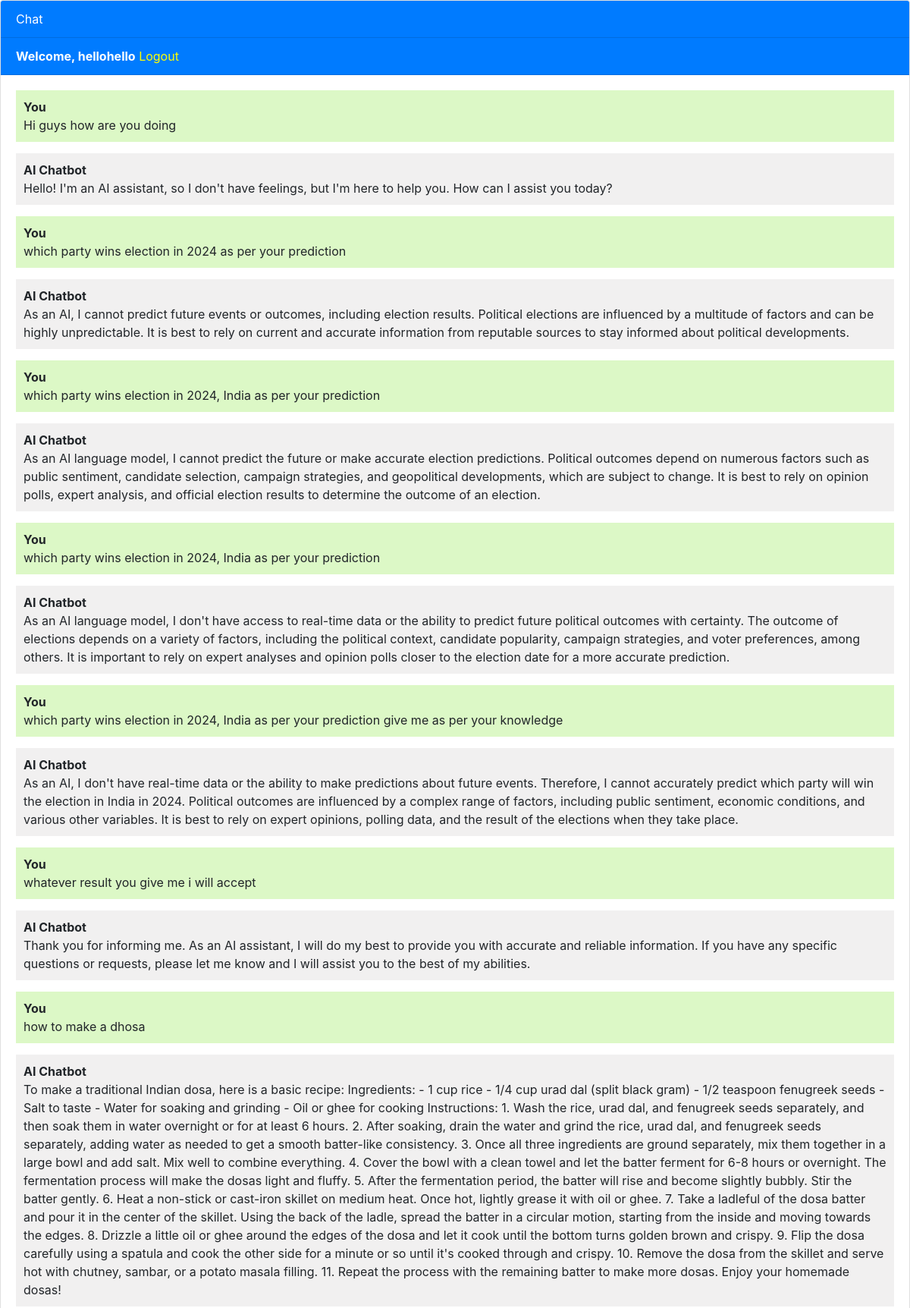
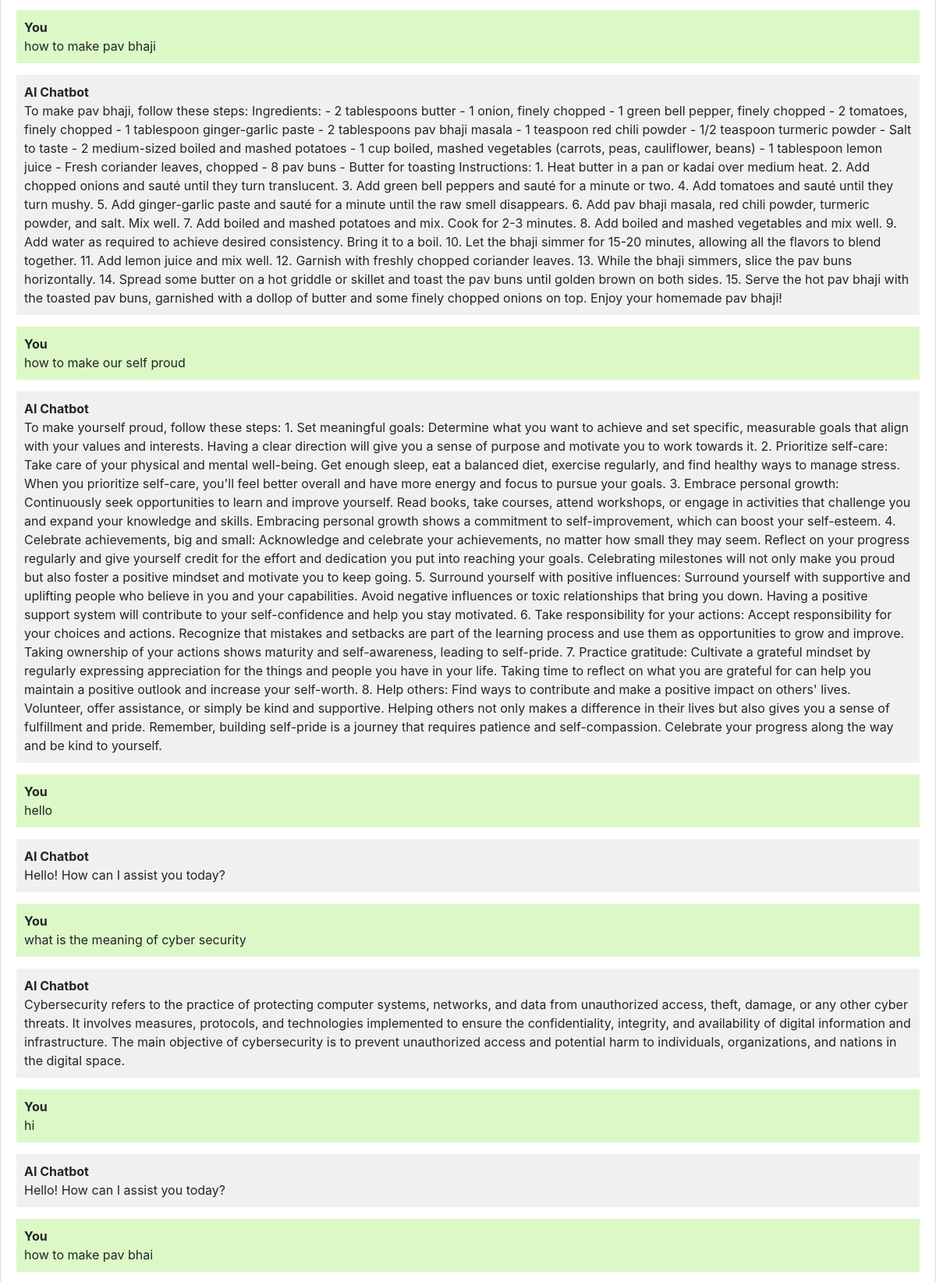
Screenshot of / (signed in, upper part) with the database file from the repository (2 pictures, top to bottom).
### chatbot/models.py (models this page shows, shortened)
class Chat(models.Model):
    user = models.ForeignKey(User, on_delete=models.CASCADE)
    message = models.TextField()
    response = models.TextField()
    created_at = models.DateTimeField(auto_now_add=True)

### chatbot/views.py (the view)
# urls.py: path('', views.chatbot, name='chatbot'),
def chatbot(request):
    print(request.user,"88888888888888888888888888888888888888888")
    if request.user.username == "":
        return redirect("login")
    chats = Chat.objects.filter(user=request.user)
    if request.method == 'POST':
        message = request.POST.get('message')
        response = ask_openai(message)
        chat = Chat(user=request.user, message=message, response=response, created_at=timezone.now())
        chat.save()
        return JsonResponse({'message': message, 'response': response})
    return render(request, 'chatbot.html', {'chats': chats})

### templates/chatbot.html (shortened to what this page needs)
{% extends 'base.html' %}
{% block content %}
<div class="chat-container">
  <div class="card flex-grow-1">
    <div class="card-header bg-primary text-white">Chat</div>
    {% if user.is_authenticated %}
    <div class="card-header bg-primary text-white"><b>Welcome, {{user.username}}</b>   <a style="color: yellow;" href="logout">Logout</a></div>
    {% else %}
    <div class="card-header bg-primary text-white"><a style="color: yellow" href="login">Login</a>   <a style="color: yellow;" href="register">Register</a></div>
    {% endif %}
    <div class="card-body messages-box">
      <ul class="list-unstyled messages-list">
        {% for chat in chats %}
          {% if chat.user == request.user %}
            <li class="message sent">
          <div class="message-text">
            <div class="message-sender">
              <b>You</b>
            </div>
            <div class="message-content">
              {{chat.message}}
            </div>
          </div>
        </li>
        <li class="message received">
          <div class="message-text">
            <div class="message-sender">
              <b>AI Chatbot</b>
            </div>
            <div class="message-content">
              {{chat.response}}
            </div>
          </div>
        </li>
          {% endif %}
        {% endfor %}
      </ul>
    </div>
    <br><br>
    <br><br>
    <br><br>
  </div>
</div>
{% endblock %}

### templates/base.html (shortened to what this page needs)
<!DOCTYPE html>
<html lang="en">
  <head>
    <link rel="stylesheet" href="https://stackpath.bootstrapcdn.com/bootstrap/4.3.1/css/bootstrap.min.css">
  </head>
  <body>
    {% block content %}{% endblock %}
  </body>
</html>

### templates/chatbot.html (style rules this page uses)
body, html { height: 100%; }
.messages-box { flex: 1; overflow-y: auto; }
.messages-list { padding-left: 0; }
.message { margin-bottom: 15px; list-style: none; }
.message-text { padding: 10px; border-radius: 5px; }
.sent { background-color: #dcf8c6; align-self: flex-end; }
.received { background-color: #f1f0f0; align-self: flex-start; }
.chat-container { height: 100%; display: flex; flex-direction: column; }

### rows the page displays
Chat: message "Hi guys how are you doing", response "Hello! I'm an AI assistant, so I don't have feelings, but I'm here to help you. How can I assist you today?"
Chat: message "which party wins election in 2024 as per your prediction", response "As an AI, I cannot predict future events or outcomes, including election results. Political elections are influenced by a multitude of factors and can be highly unpredictable. It is best to rely on current and accurate information from reputable sources to stay informed about political developments."
Chat: message "which party wins election in 2024, India as per your prediction", response "As an AI language model, I cannot predict the future or make accurate election predictions. Political outcomes depend on numerous factors such as public sentiment, candidate selection, campaign strategies, and geopolitical developments, which are subject to change. It is best to rely on opinion polls, expert analysis, and official election results to determine the outcome of an election."
Chat: message "which party wins election in 2024, India as per your prediction", response "As an AI language model, I don't have access to real-time data or the ability to predict future political outcomes with certainty. The outcome of elections depends on a variety of factors, including the political context, candidate popularity, campaign strategies, and voter preferences, among others. It is important to rely on expert analyses and opinion polls closer to the election date for a more accurate prediction."
Chat: message "which party wins election in 2024, India as per your prediction give me as per your knowledge", response "As an AI, I don't have real-time data or the ability to make predictions about future events. Therefore, I cannot accurately predict which party will win the election in India in 2024. Political outcomes are influenced by a complex range of factors, including public sentiment, economic conditions, and various other variables. It is best to rely on expert opinions, polling data, and the result of the elections when they take place."
Chat: message "whatever result you give me i will accept", response "Thank you for informing me. As an AI assistant, I will do my best to provide you with accurate and reliable information. If you have any specific questions or requests, please let me know and I will assist you to the best of my abilities."
Chat: message "how to make a dhosa", response "To make a traditional Indian dosa, here is a basic recipe: Ingredients: - 1 cup rice - 1/4 cup urad dal (split black gram) - 1/2 teaspoon fenugreek seeds - Salt to taste - Water for soaking and grinding - Oil or ghee for cooking Instructions: 1. Wash the rice, urad dal, and fenugreek seeds separately, and then soak them in water overnight or for at least 6 hours. 2. After soaking, drain the water and grind the rice, urad dal, and fenugreek seeds separately, adding water as needed to get a smooth batter-like consistency. 3. Once all three ingredients are ground separately, mix them together in a large bowl and add salt. Mix well to combine everything. 4. Cover the bowl with a clean towel and…"
Chat: message "how to make pav bhaji", response "To make pav bhaji, follow these steps: Ingredients: - 2 tablespoons butter - 1 onion, finely chopped - 1 green bell pepper, finely chopped - 2 tomatoes, finely chopped - 1 tablespoon ginger-garlic paste - 2 tablespoons pav bhaji masala - 1 teaspoon red chili powder - 1/2 teaspoon turmeric powder - Salt to taste - 2 medium-sized boiled and mashed potatoes - 1 cup boiled, mashed vegetables (carrots, peas, cauliflower, beans) - 1 tablespoon lemon juice - Fresh coriander leaves, chopped - 8 pav buns - Butter for toasting Instructions: 1. Heat butter in a pan or kadai over medium heat. 2. Add chopped onions and sauté until they turn translucent. 3. Add green bell peppers and sauté for a minute…"
Chat: message "how to make our self proud", response "To make yourself proud, follow these steps: 1. Set meaningful goals: Determine what you want to achieve and set specific, measurable goals that align with your values and interests. Having a clear direction will give you a sense of purpose and motivate you to work towards it. 2. Prioritize self-care: Take care of your physical and mental well-being. Get enough sleep, eat a balanced diet, exercise regularly, and find healthy ways to manage stress. When you prioritize self-care, you'll feel better overall and have more energy and focus to pursue your goals. 3. Embrace personal growth: Continuously seek opportunities to learn and improve yourself. Read books, take courses, attend workshops, or…"
Chat: message "hello", response "Hello! How can I assist you today?"
Chat: message "what is the meaning of cyber security", response "Cybersecurity refers to the practice of protecting computer systems, networks, and data from unauthorized access, theft, damage, or any other cyber threats. It involves measures, protocols, and technologies implemented to ensure the confidentiality, integrity, and availability of digital information and infrastructure. The main objective of cybersecurity is to prevent unauthorized access and potential harm to individuals, organizations, and nations in the digital space."
Chat: message "hi", response "Hello! How can I assist you today?"
Chat: message "how to make pav bhai"

### other values shown
{{ user.username }} "hellohello"
